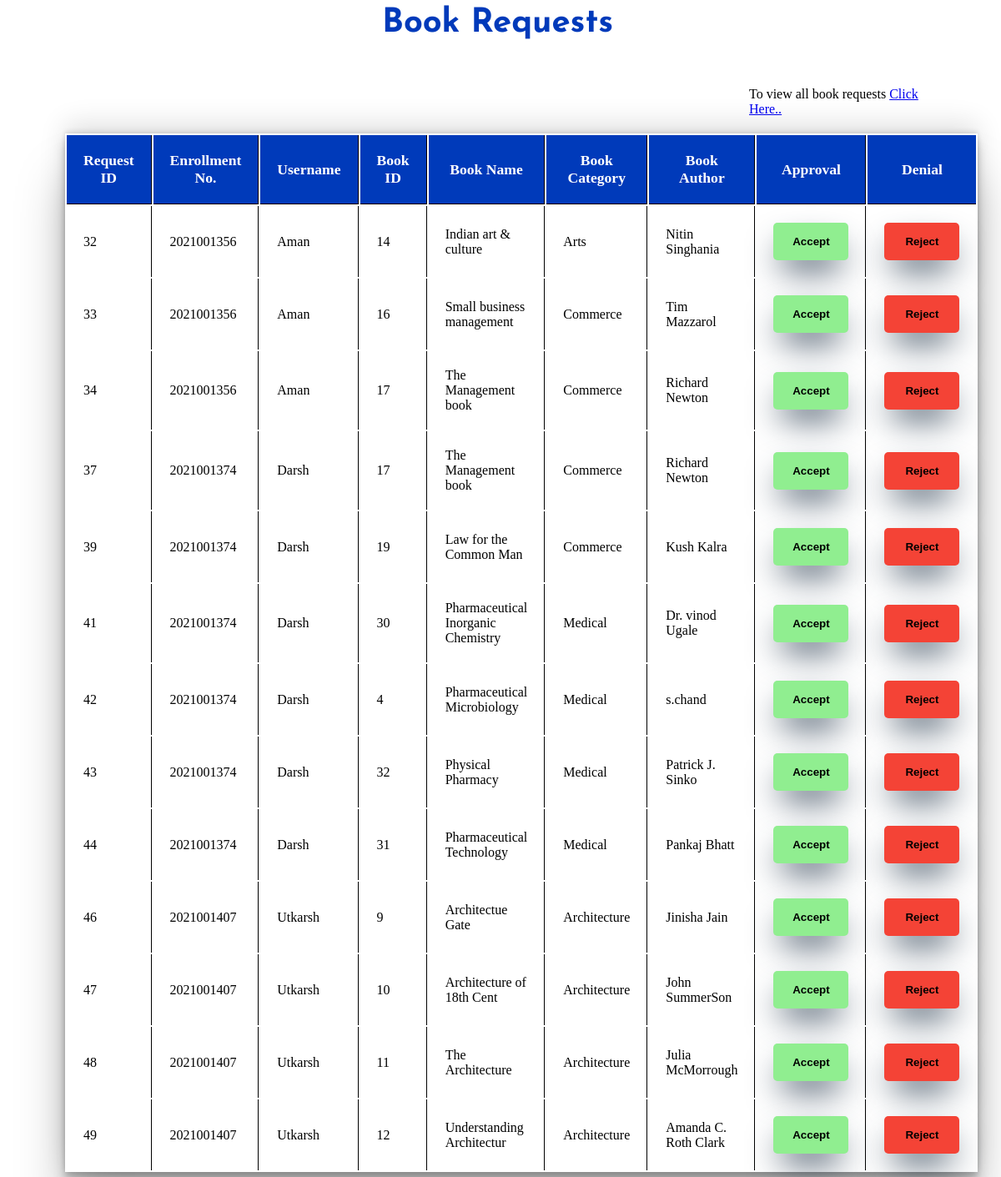
/assets/admin_book_request.php (signed in), run on the app's committed database.
### tables this page shows
CREATE TABLE IF NOT EXISTS `book_request` (
  `req_id` int NOT NULL AUTO_INCREMENT,
  `enroll` int NOT NULL,
  `username` varchar(35) NOT NULL,
  `book_id` int NOT NULL,
  `book_name` varchar(50) NOT NULL,
  `c_name` varchar(25) NOT NULL,
  `book_author` varchar(50) NOT NULL,
  `book_req_date` date NOT NULL,
  PRIMARY KEY (`req_id`)
);

### assets/admin_book_request.php (the view, shortened to what this page needs)
<?php
    $cn=mysqli_connect("localhost","root","","library");
?>
<!DOCTYPE html>
<html lang="en">
<head>
    <link rel="stylesheet" type="text/css" href="books.css">
</head>
<body>
    <?php
        if($cn)
        {
            echo "<div class='title' style='margin-left:450px;'>Book Requests</div><br><br>";
            $request=mysqli_query($cn,"select * from book_request");
            $row_count=mysqli_num_rows($request);
            if($row_count>0)
            {
                echo "<form method='post' action='' class='req_table'>";
                echo "<table border='1'>";
                echo "<tr class='req_tr' align='center'> <td>Request ID</td><td>Enrollment No.</td><td>Username</td><td>Book ID</td><td>Book Name</td><td>Book Category</td><td>Book Author</td><td>Approval</td><td class='last_td'>Denial</td></tr>";
                $request=mysqli_query($cn,"select * from book_request");
                if($row_count>13)
                {
                    if(isset($_GET['full']))
                    {
                        echo "<a href='http://localhost/library/admin.php'>Click Here...</a>";
                    }
                    else
                    {
                        echo "<div style='padding:20px;margin-left:800px;'>To view all book requests <a href='admin_book_request.php?full=yes' target='_top' onclick='fun();'>Click Here..</a><div>";
                        $request=mysqli_query($cn,"select * from book_request limit 13");
                    }
                }
                while($data=mysqli_fetch_row($request))
                {
                    echo "<tr><td>$data[0]</td><td>$data[1]</td><td>$data[2]</td><td>$data[3]</td><td>$data[4]</td><td>$data[5]</td><td>$data[6]</td><td><button name='accept' value='$data[0]'>Accept</button></td><td class='last_td'><button name='reject' value='$data[0]' style='background: #f44336;'>Reject</button></td></tr>";
                }
                echo "</table></form>";
            }
            else
            {
                echo "<div style='width:100%;height:100px;background-color:#EEFFC1;padding:10px 30px;'><p>------ THERE IS NO REQUESTS --------</p></div>";
            }
        }
        else
        {
            echo "<script>Window.alert('Server Not Responding.....');</script>";
        }
    ?>
</body>
</html>

### assets/books.css (style rules this page uses)
.title { font-size: 40px; font-weight: 900; margin-left:550px; color:#003aba; font-family:'Josefin Sans','sans-serif'; }

### data on the page
book_request: req_id "32", enroll "2021001356", username "Aman", book "14", book_name "Indian art & culture", c_name "Arts", book_author "Nitin Singhania"
book_request: req_id "33", enroll "2021001356", username "Aman", book "16", book_name "Small business management", c_name "Commerce", book_author "Tim Mazzarol"
book_request: req_id "34", enroll "2021001356", username "Aman", book "17", book_name "The Management book", c_name "Commerce", book_author "Richard Newton"
book_request: req_id "37", enroll "2021001374", username "Darsh", book "17", book_name "The Management book", c_name "Commerce", book_author "Richard Newton"
book_request: req_id "39", enroll "2021001374", username "Darsh", book "19", book_name "Law for the Common Man", c_name "Commerce", book_author "Kush Kalra"
book_request: req_id "41", enroll "2021001374", username "Darsh", book "30", book_name "Pharmaceutical Inorganic Chemistry", c_name "Medical", book_author "Dr. vinod Ugale"
book_request: req_id "42", enroll "2021001374", username "Darsh", book "4", book_name "Pharmaceutical Microbiology", c_name "Medical", book_author "s.chand"
book_request: req_id "43", enroll "2021001374", username "Darsh", book "32", book_name "Physical Pharmacy", c_name "Medical", book_author "Patrick J. Sinko"
book_request: req_id "44", enroll "2021001374", username "Darsh", book "31", book_name "Pharmaceutical Technology", c_name "Medical", book_author "Pankaj Bhatt"
book_request: req_id "46", enroll "2021001407", username "Utkarsh", book "9", book_name "Architectue Gate", c_name "Architecture", book_author "Jinisha Jain"
book_request: req_id "47", enroll "2021001407", username "Utkarsh", book "10", book_name "Architecture of 18th Cent", c_name "Architecture", book_author "John SummerSon"
book_request: req_id "48", enroll "2021001407", username "Utkarsh", book "11", book_name "The Architecture", c_name "Architecture", book_author "Julia McMorrough"
book_request: req_id "49", enroll "2021001407", username "Utkarsh", book "12", book_name "Understanding Architectur", c_name "Architecture", book_author "Amanda C. Roth Clark"
